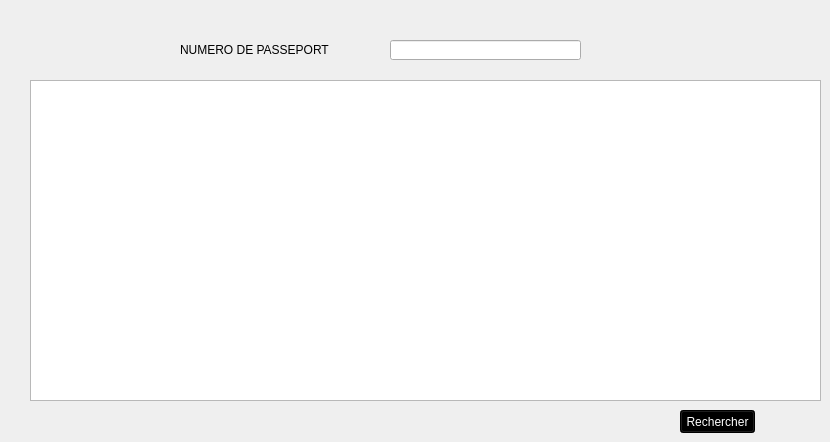
     <widget class="QWidget" name="tab_39">
      <property name="styleSheet">
       <string notr="true"/>
      </property>
      <attribute name="title">
       <string>Chercher un client</string>
      </attribute>
      <widget class="QLabel" name="label_110">
       <property name="geometry">
        <rect>
         <x>180</x>
         <y>40</y>
         <width>201</width>
         <height>20</height>
        </rect>
       </property>
       <property name="styleSheet">
        <string notr="true"/>
       </property>
       <property name="text">
        <string>NUMERO DE PASSEPORT</string>
       </property>
      </widget>
      <widget class="QLineEdit" name="lineEdit_chercher_client">
       <property name="geometry">
        <rect>
         <x>390</x>
         <y>40</y>
         <width>191</width>
         <height>20</height>
        </rect>
       </property>
       <property name="styleSheet">
        <string notr="true"/>
       </property>
      </widget>
      <widget class="QTableView" name="tableView_rechercheC">
       <property name="geometry">
        <rect>
         <x>30</x>
         <y>80</y>
         <width>791</width>
         <height>321</height>
        </rect>
       </property>
      </widget>
      <widget class="QPushButton" name="pushButton_7">
       <property name="geometry">
        <rect>
         <x>680</x>
         <y>410</y>
         <width>75</width>
         <height>23</height>
        </rect>
       </property>
       <property name="styleSheet">
        <string notr="true">color: rgb(255, 255, 255);
font: 75 8pt &quot;MS Shell Dlg 2&quot;;
background-color: rgb(0, 0, 0);
</string>
       </property>
       <property name="text">
        <string>Rechercher</string>
       </property>
      </widget>
     </widget>
